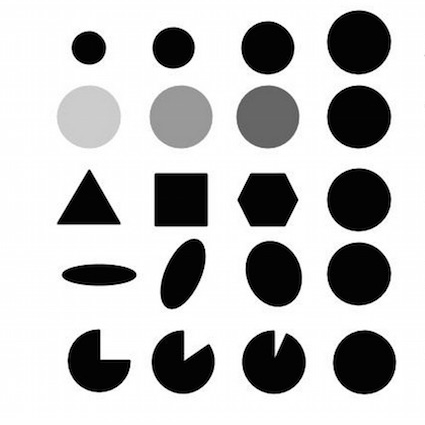
#> input picture datas/blob.jpg, 425 x 425 px
$ jupyter execute '67-图像细化（骨架提取）.ipynb'   (shell and % lines are left out)
#> lines starting #> are read from the running program, lines starting #| are printed output that depends on the picture
# 图像细化（骨架提取）

图像的细化主要是针对二值图而言

所谓骨架，可以理解为图像的中轴，，一个长方形的骨架，是它的长方向上的中轴线，

圆的骨架是它的圆心，直线的骨架是它自身，孤立点的骨架也是自身。

骨架的获取主要有两种方法：

（1）基于烈火模拟

设想在同一时刻，将目标的边缘线都点燃，火的前沿以匀速向内部蔓延，当前沿相交时火焰熄灭，

火焰熄灭点的结合就是骨架。

（2）基于最大圆盘

目标的骨架是由目标内所有内切圆盘的圆心组成

我们来看看典型的图形的骨架（用粗线表示）

细化的算法有很多种，但比较常用的算法是查表法

细化是从原来的图中去掉一些点，但仍要保持原来的形状。

实际上是保持原图的骨架。

判断一个点是否能去掉是以8个相邻点（八连通）的情况来作为判据的，具体判据为：

1，内部点不能删除

2，鼓励点不能删除

3，直线端点不能删除

4，如果P是边界点，去掉P后，如果连通分量不增加，则P可删除

看看上面那些点。

第一个点不能去除，因为它是内部点

第二个点不能去除，它也是内部点

第三个点不能去除，删除后会使原来相连的部分断开

第四个点可以去除，这个点不是骨架

第五个点不可以去除，它是直线的端点

第六个点不可以去除，它是直线的端点


对于所有的这样的点，我们可以做出一张表，来判断这样的点能不能删除

我们对于黑色的像素点，对于它周围的8个点，我们赋予不同的价值，

若周围某黑色，我们认为其价值为0，为白色则取九宫格中对应的价值

对于前面那幅图中第一个点，也就是内部点，它周围的点都是黑色，所以他的总价值是0，对应于索引表的第一项

前面那幅图中第二点，它周围有三个白色点，它的总价值为1+4+32=37，对应于索引表中第三十八项

我们用这种方法，把所有点的情况映射到0～255的索引表中


我们扫描原图，对于黑色的像素点，根据周围八点的情况计算它的价值，然后查看索引表中对应项来决定是否要保留这一点


参考：

[1]. http://www.cnblogs.com/xianglan/archive/2011/01/01/1923779.html

[cell 1]
import matplotlib.pyplot as plt
import cv2
import imageio
import numpy as np

[cell 2]
src = imageio.imread('../datas/blob.jpg')
#> src is the input picture: shape (425, 425, 3); min 0, max 255, mean 190.8
gray = cv2.cvtColor(src,cv2.COLOR_RGB2GRAY)

[cell 3]
def thin(image,array):
    h,w = image.shape[0],image.shape[1]
    dst = image.copy()
    for i in range(h):
        for j in range(w):
            if image[i,j] == 0:
                a = [1] * 9
                for k in range(3):
                    for l in range(3):
                        if -1 < (i-1+k) < h and -1 < (j-1+l) < w and dst[i-1+k,j-1+l] == 0:
                            a[k*3+l] = 0
                sum_val = a[0] * 1 + a[1] * 2 + a[2] * 4 + a[3] * 8 + \
                          a[5] * 16 + a[6] * 32 + a[7] * 64 +a[8] * 128
                dst[i,j] = array[sum_val] * 255
    return dst

[cell 4]
bin_img = np.zeros_like(gray)
bin_img[gray < 80] = 0
bin_img[gray >= 80] = 255

[cell 5]
array = [0,0,1,1,0,0,1,1,1,1,0,1,1,1,0,1,
         1,1,0,0,1,1,1,1,0,0,0,0,0,0,0,1,
         0,0,1,1,0,0,1,1,1,1,0,1,1,1,0,1,
         1,1,0,0,1,1,1,1,0,0,0,0,0,0,0,1,
         1,1,0,0,1,1,0,0,0,0,0,0,0,0,0,0,
         0,0,0,0,0,0,0,0,0,0,0,0,0,0,0,0,
         1,1,0,0,1,1,0,0,1,1,0,1,1,1,0,1,
         0,0,0,0,0,0,0,0,0,0,0,0,0,0,0,0,
         0,0,1,1,0,0,1,1,1,1,0,1,1,1,0,1,
         1,1,0,0,1,1,1,1,0,0,0,0,0,0,0,1,
         0,0,1,1,0,0,1,1,1,1,0,1,1,1,0,1,
         1,1,0,0,1,1,1,1,0,0,0,0,0,0,0,0,
         1,1,0,0,1,1,0,0,0,0,0,0,0,0,0,0,
         1,1,0,0,1,1,1,1,0,0,0,0,0,0,0,0,
         1,1,0,0,1,1,0,0,1,1,0,1,1,1,0,0,
         1,1,0,0,1,1,1,0,1,1,0,0,1,0,0,0]

[cell 6]
dst = thin(bin_img,array)

[cell 7]
plt.imshow(dst,'gray')
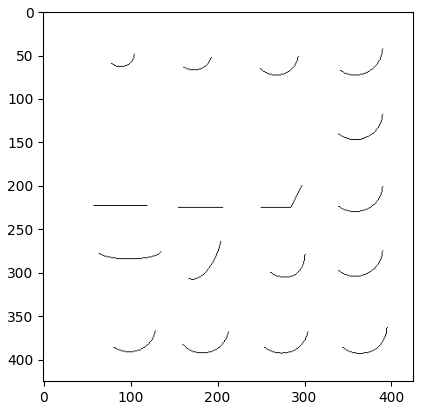
#> figure drawn by matplotlib, 1 panel

[cell 8]
plt.imshow(bin_img,'gray')
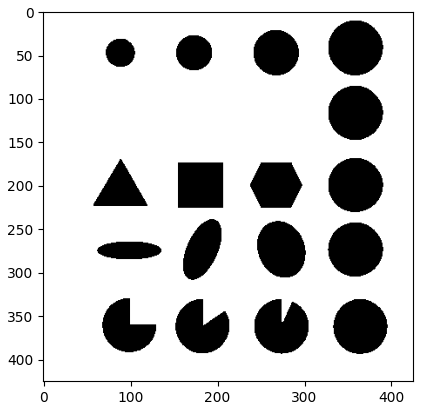
#> figure drawn by matplotlib, 1 panel
